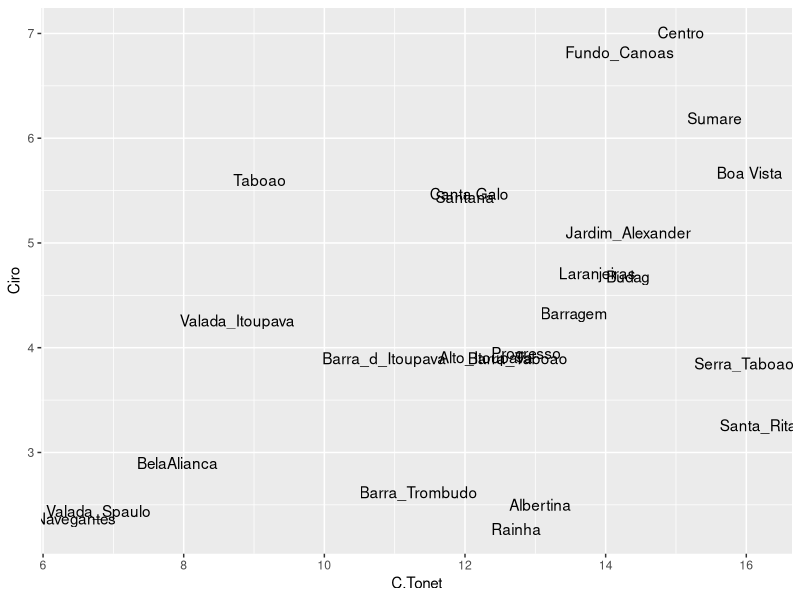
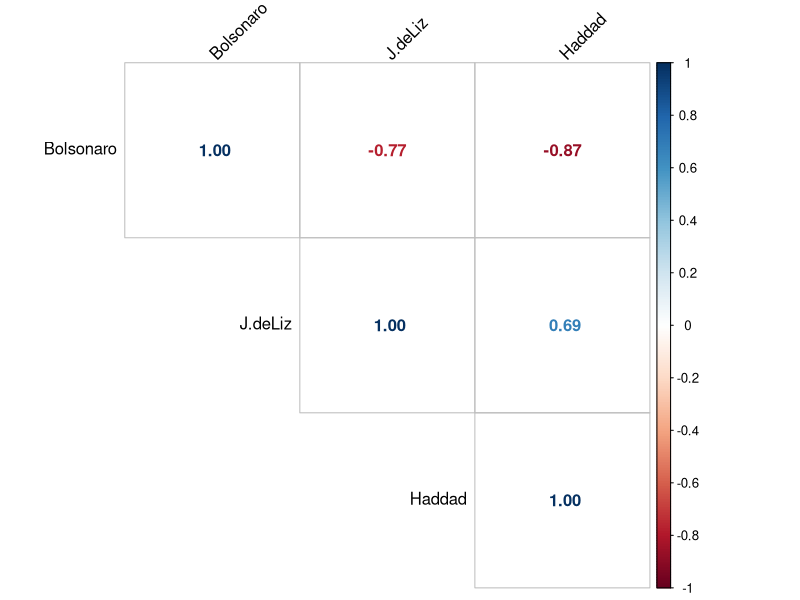
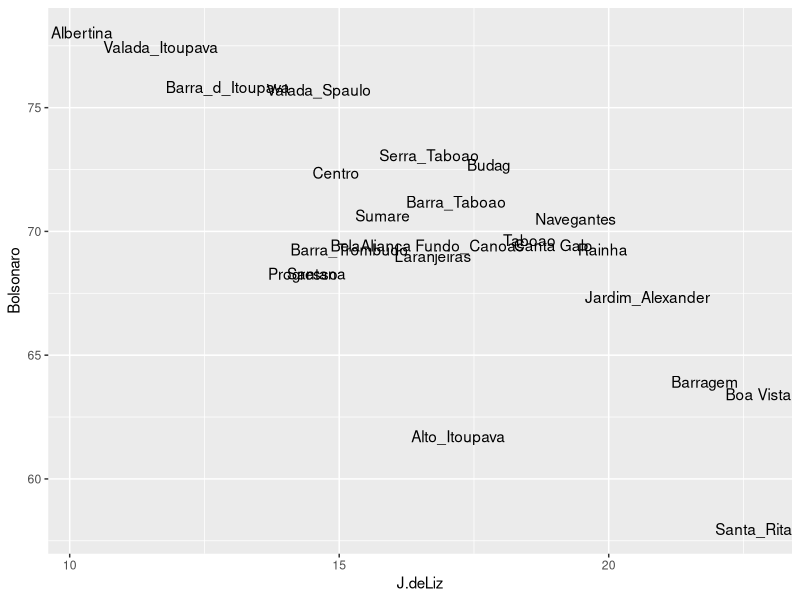
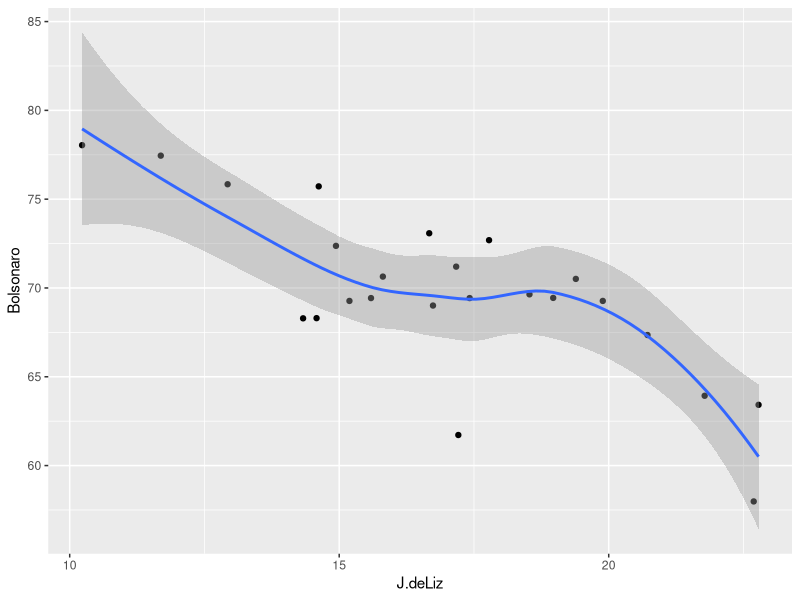
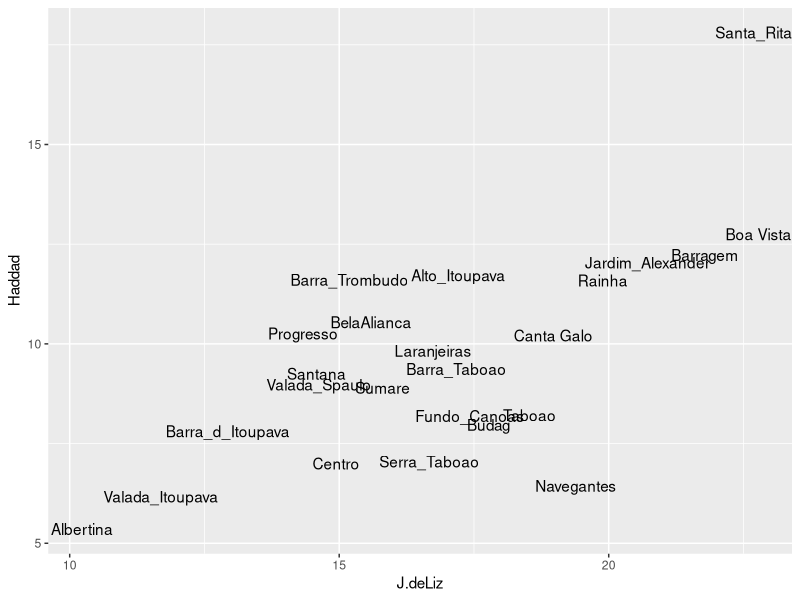
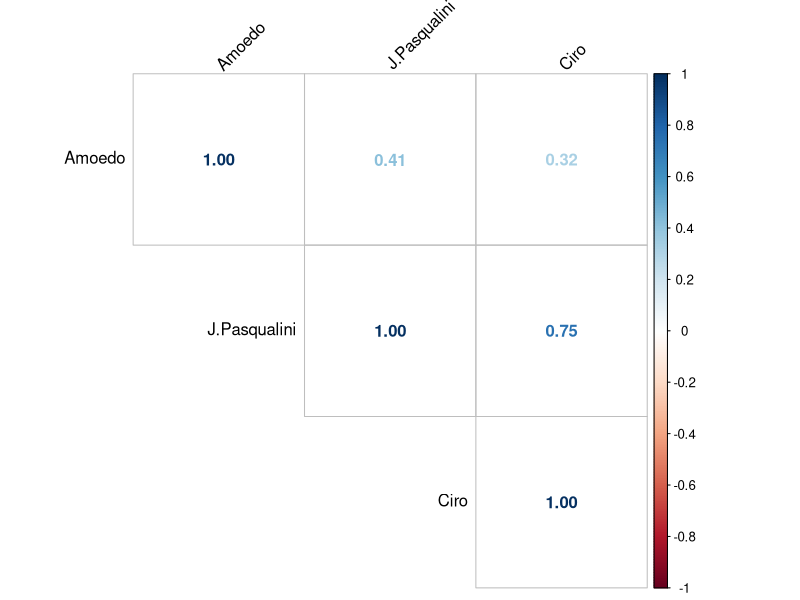
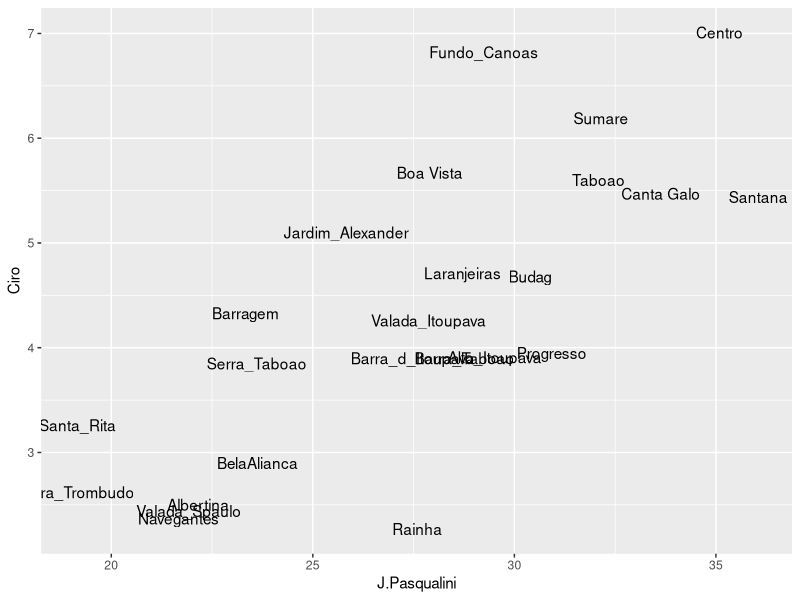
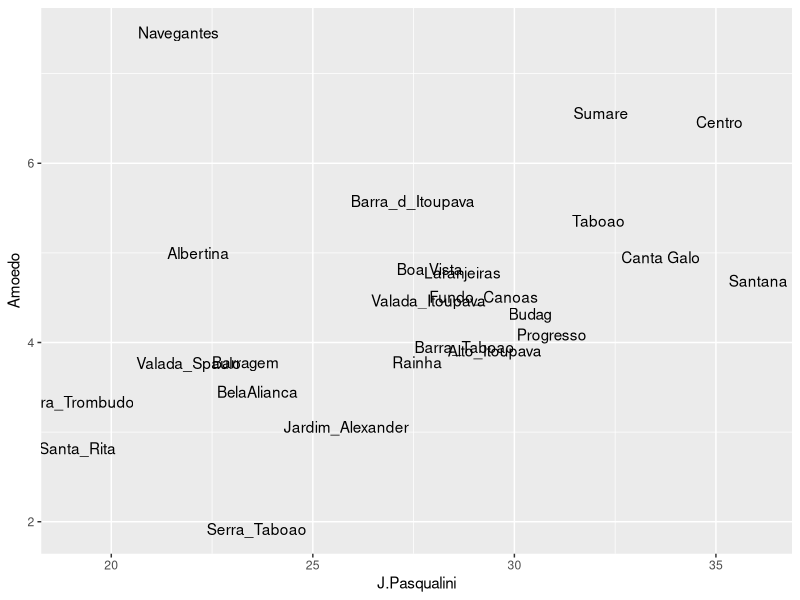

The R source for these figures, in order:
#
#
# Pergunta de pesquisa o que teve maior correlação 
# na eleição de 2020(prefeito) dessa cidade catarinense
# mais de direita ? Aquela mais próxima no tempo (2018 presidente) ou
# para o mesmo cargo mas mais distante no tempo(prefetura 2016)
#
#Rio do Sul 2018 - somente na cidade (os 4 mais votados)
# --  primeiro turno
# Jair Bolsonaro (PSL) - 73,57% (no Brasil - 46%) 
# F. Haddad (PT) - 10,08% - (no Brasil -  29%) # 17% no segundo turno
# Ciro Gomes (PDT) - 5,29% - (no Brasil - 12%)
# João Amôedo (Novo) - 5,15% (no Brasil - 2%)
#
#

# Rio do Sul 2020 -
# José Thomé (PSD) - 38,14%
# Jaime Pasqualini (PODEMOS) - 29,56%
# Jean de Liz (PDT) - 16,88%
# Coronel Tonet (PSL) - 13,16%
# Clóvis Hoffman (Cidadania) - 2,26%

library(readxl)
pref_pres <- read_excel("pref_pres.xlsx")

#Isso é um exercício, correlação não é causalidade, pode ser espúria.

#Clóvis Hoffman - Cidadania
min(pref_pres$C.Hoffman)
max(pref_pres$C.Hoffman)
cor.test(pref_pres$C.Hoffman, pref_pres$Bolsonaro)
cor.test(pref_pres$C.Hoffman, pref_pres$Ciro)
cor.test(pref_pres$C.Hoffman, pref_pres$Haddad)
cor.test(pref_pres$C.Hoffman, pref_pres$Amoedo)

#Coronel Tonet - PSL
min(pref_pres$C.Tonet)
max(pref_pres$C.Tonet)
cor.test(pref_pres$C.Tonet, pref_pres$Bolsonaro)
cor.test(pref_pres$C.Tonet, pref_pres$Ciro)
cor.test(pref_pres$C.Tonet, pref_pres$Haddad)
cor.test(pref_pres$C.Tonet, pref_pres$Amoedo)

library(ggplot2)

a <- ggplot(pref_pres, aes(C.Tonet, Ciro))
a + geom_text(aes(label = Bairro))


#Jean de Liz - PDT
min(pref_pres$J.deLiz)
max(pref_pres$J.deLiz)
cor.test(pref_pres$J.deLiz, pref_pres$Bolsonaro)
cor.test(pref_pres$J.deLiz, pref_pres$Ciro)
cor.test(pref_pres$J.deLiz, pref_pres$Haddad)
cor.test(pref_pres$J.deLiz, pref_pres$Amoedo)

library(tidyverse)
Jean <- subset(pref_pres, select = c(J.deLiz, Bolsonaro,
                                     Haddad)) %>% na.omit()
matriz <- cor(Jean)

require(corrplot)
corrplot(matriz, method="number", 
         type="upper", order="hclust",
         tl.col="black", tl.srt=45)

b <- ggplot(pref_pres, aes(J.deLiz, Bolsonaro))
b + geom_text(aes(label = Bairro))
b <- b+ geom_point()

b + geom_smooth(model = lm)

c <- ggplot(pref_pres, aes(J.deLiz, Haddad))
c + geom_text(aes(label = Bairro))

#Jaime Pasqualini - PODEMOS
min(pref_pres$J.Pasqualini)
max(pref_pres$J.Pasqualini)
cor.test(pref_pres$J.Pasqualini, pref_pres$Bolsonaro)
cor.test(pref_pres$J.Pasqualini, pref_pres$Ciro)
cor.test(pref_pres$J.Pasqualini, pref_pres$Haddad)
cor.test(pref_pres$J.Pasqualini, pref_pres$Amoedo)


Pasqualini <- subset(pref_pres, select = c(J.Pasqualini, 
                                           Ciro, Amoedo)) %>% na.omit()
matriz <- cor(Pasqualini)

corrplot(matriz, method="number", 
         type="upper", order="hclust",
         tl.col="black", tl.srt=45)

d <- ggplot(pref_pres, aes(J.Pasqualini, Ciro))
d + geom_text(aes(label = Bairro))

e <- ggplot(pref_pres, aes(J.Pasqualini, Amoedo))
e + geom_text(aes(label = Bairro))

# José Thomé
min(pref_pres$J.Thome)
max(pref_pres$J.Thome)
cor.test(pref_pres$J.Thome, pref_pres$Bolsonaro)
cor.test(pref_pres$J.Thome, pref_pres$Ciro)
cor.test(pref_pres$J.Thome, pref_pres$Haddad)
cor.test(pref_pres$J.Thome, pref_pres$Amoedo)

Thome <- subset(pref_pres, select = c(J.Thome, 
                                           Ciro, Bolsonaro)) %>% na.omit()
matriz <- cor(Thome)

corrplot(matriz, method="number", 
         type="upper", order="hclust",
         tl.col="black", tl.srt=45)

f <- ggplot(pref_pres, aes(J.Thome, Ciro))
f + geom_text(aes(label = Bairro))

g <- ggplot(pref_pres, aes(J.Thome, Bolsonaro))
g + geom_text(aes(label = Bairro))


# Um se relaciona com o outro?
prefeitura<- subset(pref_pres, select = c(J.Thome, J.Pasqualini,
                                              J.deLiz, C.Tonet,
                                              C.Hoffman))
matriz <- cor(prefeitura)

corrplot(matriz, method="number", 
         type="upper", order="hclust",
         tl.col="black", tl.srt=45)

presidencia <- subset(pref_pres, select = c(Amoedo, Bolsonaro,
                                            Ciro, Haddad))
matriz <- cor(presidencia)

corrplot(matriz, method="number", 
         type="upper", order="hclust",
         tl.col="black", tl.srt=45)
